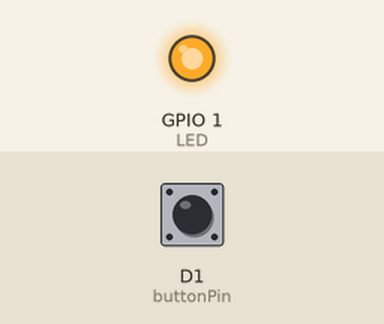
Recording of a sketch running on a simulated ESP8266 (NodeMCU). Parts: output pins drawn as LEDs (lit = HIGH). Inputs (shaded band) come from the test bench; at power-on: D1 (buttonPin) HIGH.

Above: at 1.2 s.
1.3 s: D1 (buttonPin) pulled LOW for 0.15 s
At 1.37 s:
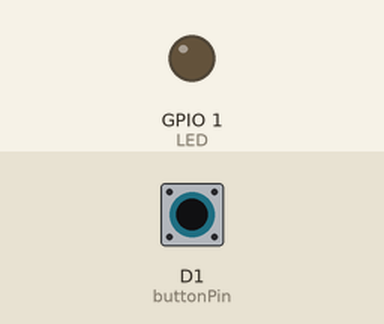
2.9 s: D1 (buttonPin) pulled LOW for 3.2 s
At 7.3 s:
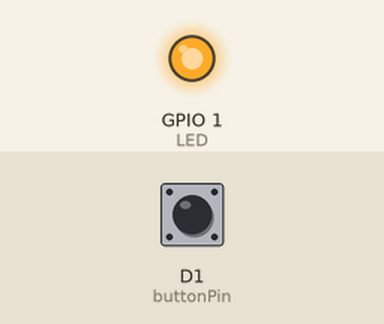
Timing chart, 0 to 8.8 s (numbered marks = the images above; inputs shaded):
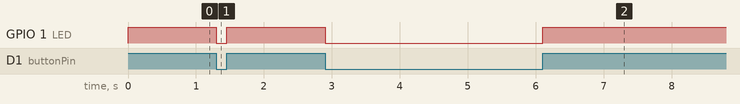

Measured:
- after the input at 1.3 s, GPIO 1 (LED): HIGH → LOW at once, → HIGH 0.15 s later
- after the input at 2.9 s, GPIO 1 (LED): HIGH → LOW at once, → HIGH 3.2 s later

The sketch:

UsingTheButton.ino
```cpp
const int buttonPin = D1;     // the number of the pushbutton pin
int buttonState = 0;         // variable for reading the pushbutton status
int LED = D10;


void setup() {
  // initialize the LED pin as an output:
  pinMode(LED, OUTPUT);
  // initialize the pushbutton pin as an input:
  pinMode(buttonPin, INPUT_PULLUP);

}

void loop() {
  // read the state of the pushbutton value:
  buttonState = digitalRead(buttonPin);

  // check if the pushbutton is pressed. If it is, the buttonState is HIGH:
  if (buttonState == HIGH) {
    // turn LED on:
    digitalWrite(LED, HIGH);
  } else {
    // turn LED off:
    digitalWrite(LED, LOW);
  }

}
```
